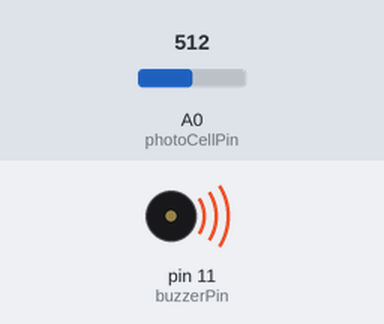
A sketch run on a simulated Arduino Uno, built with avr-gcc and run on an emulated ATmega328P. Shown: buzzer (waves = sounding). Inputs (shaded band) come from the test bench; at power-on: A0 (photoCellPin) = 512. What the sketch prints to the serial monitor is not drawn.

Above: at 0.1 s.
Timing chart, 0 to 1.6 s (numbered marks = the images above):
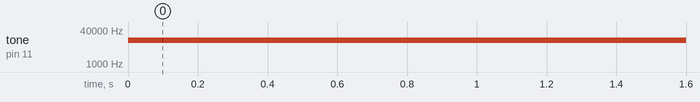

Measured:
- by itself, tone on pin 11 (buzzerPin): silent → 13147 Hz at 0.00 s

The sketch:

Buzzer___PhotoCell.ino
```cpp
const int buzzerPin = 11;
const int photoCellPin = A0;

int buzzerTone = 1000;
int photoCellValue = 0;

int minPitch = 120;
int maxPitch = 1500;

int minPhotoCell = 40;// my value
int maxPhotoCell = 90;// my value

void setup() {
Serial.begin(9600);

}

void loop() {
  photoCellValue = analogRead(photoCellPin);
  Serial.println(photoCellValue);
  int buzzerTone = map(photoCellValue,minPhotoCell,maxPhotoCell,minPitch,maxPitch);
  tone(buzzerPin, buzzerTone, 10);
}
```
